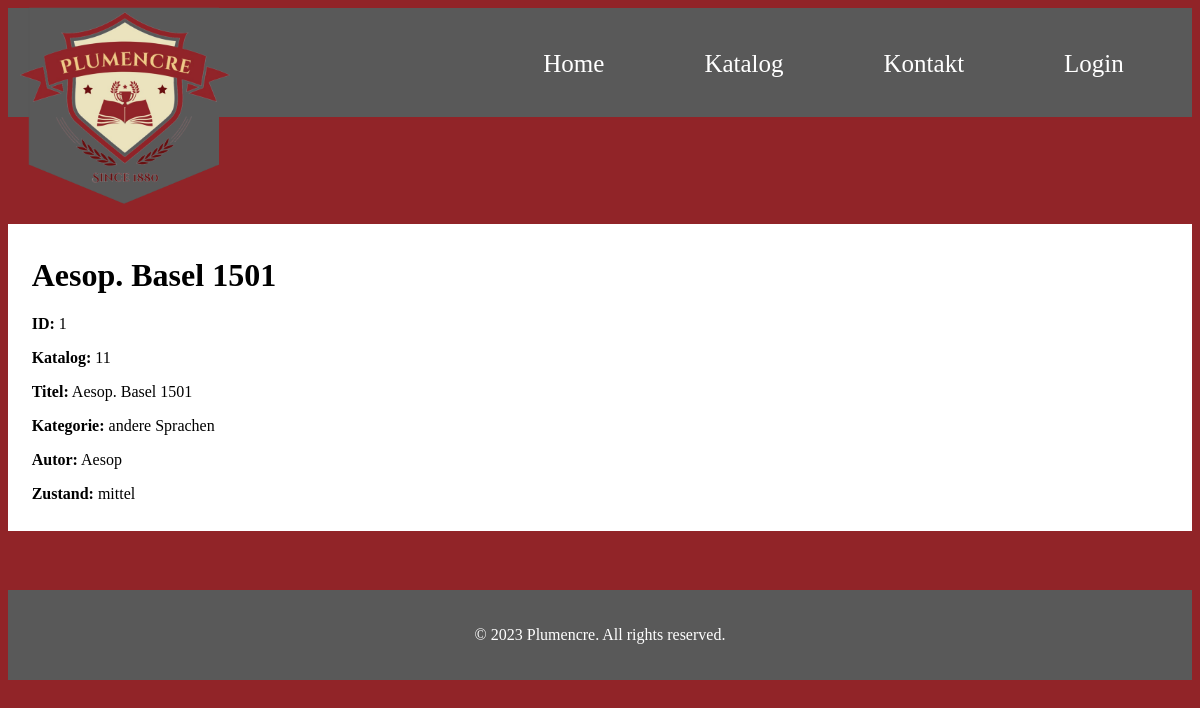
Page /details.php?id=1 on the committed database.
### tables this page shows
CREATE TABLE IF NOT EXISTS `buecher` (
  `id` int(10) UNSIGNED NOT NULL AUTO_INCREMENT,
  `katalog` int(11) NOT NULL,
  `nummer` int(11) NOT NULL,
  `kurztitle` text NOT NULL,
  `kategorie` int(11) NOT NULL,
  `verkauft` tinyint(1) NOT NULL,
  `kaufer` int(11) NOT NULL,
  `autor` text NOT NULL,
  `title` text NOT NULL,
  `sprache` varchar(250) NOT NULL,
  `foto` varchar(250) NOT NULL,
  `verfasser` int(11) NOT NULL,
  `zustand` char(1) NOT NULL,
  PRIMARY KEY (`id`),
  KEY `fk_buecher_kategorie` (`kategorie`)
);

CREATE TABLE IF NOT EXISTS `kategorien` (
  `id` int(11) NOT NULL AUTO_INCREMENT,
  `kategorie` varchar(100) NOT NULL,
  PRIMARY KEY (`id`)
);

CREATE TABLE IF NOT EXISTS `zustaende` (
  `zustand` char(1) NOT NULL,
  `beschreibung` varchar(100) NOT NULL,
  PRIMARY KEY (`zustand`),
  KEY `zustand` (`zustand`)
);

### details.php (the view, shortened to what this page needs)
<!DOCTYPE html>
<html lang="en">
<head>
    <link rel="stylesheet" href="index.css">
</head>
<body>
    <nav>
    <div class="logo">
        <a href="index.php"><img src="pictures/logo2.png" alt="Logo"></a>
    </div>
    <div class="menu">
        <ul>
        <li><a href="index.php">Home</a></li>
        <li><a href="katalog.php">Katalog</a></li>
        <li><a href="kontakt.php">Kontakt</a></li>
        <li><a href="login.php">Login</a></li>
        </ul>
    </div>
    </nav>
    <?php
        include("includes.php");
        $id = isset($_GET['id']) ? $_GET['id'] : '';
        $sql = "SELECT buecher.*,
            kategorien.kategorie,
            zustaende.beschreibung
        FROM
            buecher,
            kategorien,
            zustaende
        WHERE buecher.id = $id AND buecher.kategorie = kategorien.id AND buecher.zustand = zustaende.zustand";
        $result = mysqli_query($conn, $sql);
        echo "<div class='details'>";
            if (mysqli_num_rows($result) > 0) {
            $row = mysqli_fetch_assoc($result);
            echo "<h1>".$row['kurztitle']."</h1>";
            echo "<p><strong>ID:</strong> ".$row['id']."</p>";
            echo "<p><strong>Katalog:</strong> ".$row['katalog']."</p>";
            echo "<p><strong>Titel:</strong> ".$row['kurztitle']."</p>";
            echo "<p><strong>Kategorie:</strong> ".$row['kategorie']."</p>";
            echo "<p><strong>Autor:</strong> ".$row['autor']."</p>";
            echo "<p><strong>Zustand:</strong> ".$row['beschreibung']."</p>";
            } else {
            echo "No details found.";
            }
        echo "</div>";
?>
    <footer>
        <p>&copy; 2023 Plumencre. All rights reserved.</p>
    </footer>
</body>
</html>

### index.css (style rules this page uses)
body { background-color: #912428; }
nav { display: flex; justify-content: space-between; align-items: center; background-color: #595959; padding: 10px; padding-top: 13px; margin-bottom: 6%; }
.logo { position: relative; }
.logo img { position: absolute; top: -60px; left: 0px; height: 200px; }
.menu { margin-right: 5%; }
.menu ul { display: flex; list-style: none; margin: 0; padding: 5% 0%; }
.menu li { margin-right: 100px; }
.menu li:last-child { margin-right: 0%; }
.menu a { font-family: 'Merriweather', serif; color: #fff; text-decoration: none; font-size: 25px; }
footer { background-color: #595959; color: #fff; text-align: center; padding: 20px; margin-top: 50px; }
a { text-decoration: none; color: inherit; }
.details { margin: 9% 0% 5%; padding: 1% 2%; background-color: white; }

### rows in the picture
buecher: kurztitle "Aesop. Basel 1501", id "1", katalog "11", kategorien.kategorie "andere Sprachen", autor "Aesop", zustaende.beschreibung "mittel"
